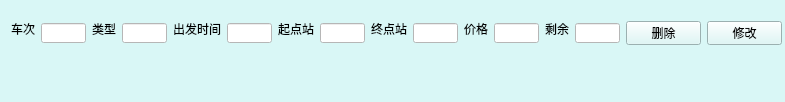
<?xml version="1.0" encoding="UTF-8"?>
<ui version="4.0">
 <class>itemAdmin</class>
 <widget class="QMainWindow" name="itemAdmin">
  <property name="geometry">
   <rect>
    <x>0</x>
    <y>0</y>
    <width>785</width>
    <height>102</height>
   </rect>
  </property>
  <property name="windowTitle">
   <string>修改车票信息</string>
  </property>
  <property name="styleSheet">
   <string notr="true">background-color: rgb(217, 247, 246);</string>
  </property>
  <widget class="QWidget" name="centralwidget">
   <widget class="QLabel" name="label_8">
    <property name="geometry">
     <rect>
      <x>371</x>
      <y>21</y>
      <width>36</width>
      <height>16</height>
     </rect>
    </property>
    <property name="text">
     <string>终点站</string>
    </property>
   </widget>
   <widget class="QLabel" name="label_4">
    <property name="geometry">
     <rect>
      <x>92</x>
      <y>21</y>
      <width>24</width>
      <height>16</height>
     </rect>
    </property>
    <property name="text">
     <string>类型</string>
    </property>
   </widget>
   <widget class="QLineEdit" name="time">
    <property name="geometry">
     <rect>
      <x>227</x>
      <y>23</y>
      <width>45</width>
      <height>20</height>
     </rect>
    </property>
    <property name="styleSheet">
     <string notr="true">background-color: rgb(255, 255, 255);</string>
    </property>
   </widget>
   <widget class="QLineEdit" name="e">
    <property name="geometry">
     <rect>
      <x>413</x>
      <y>23</y>
      <width>45</width>
      <height>20</height>
     </rect>
    </property>
    <property name="styleSheet">
     <string notr="true">background-color: rgb(255, 255, 255);</string>
    </property>
   </widget>
   <widget class="QLabel" name="label_10">
    <property name="geometry">
     <rect>
      <x>464</x>
      <y>21</y>
      <width>24</width>
      <height>16</height>
     </rect>
    </property>
    <property name="text">
     <string>价格</string>
    </property>
   </widget>
   <widget class="QPushButton" name="modify">
    <property name="geometry">
     <rect>
      <x>707</x>
      <y>21</y>
      <width>75</width>
      <height>24</height>
     </rect>
    </property>
    <property name="text">
     <string>修改</string>
    </property>
   </widget>
   <widget class="QLineEdit" name="t_2">
    <property name="geometry">
     <rect>
      <x>41</x>
      <y>23</y>
      <width>45</width>
      <height>20</height>
     </rect>
    </property>
    <property name="styleSheet">
     <string notr="true">background-color: rgb(255, 255, 255);</string>
    </property>
    <property name="text">
     <string/>
    </property>
   </widget>
   <widget class="QLineEdit" name="ca">
    <property name="geometry">
     <rect>
      <x>575</x>
      <y>23</y>
      <width>45</width>
      <height>20</height>
     </rect>
    </property>
    <property name="styleSheet">
     <string notr="true">background-color: rgb(255, 255, 255);</string>
    </property>
   </widget>
   <widget class="QLabel" name="label_2">
    <property name="geometry">
     <rect>
      <x>173</x>
      <y>21</y>
      <width>48</width>
      <height>16</height>
     </rect>
    </property>
    <property name="text">
     <string>出发时间</string>
    </property>
   </widget>
   <widget class="QLineEdit" name="s">
    <property name="geometry">
     <rect>
      <x>320</x>
      <y>23</y>
      <width>45</width>
      <height>20</height>
     </rect>
    </property>
    <property name="styleSheet">
     <string notr="true">background-color: rgb(255, 255, 255);</string>
    </property>
   </widget>
   <widget class="QPushButton" name="delete_2">
    <property name="geometry">
     <rect>
      <x>626</x>
      <y>21</y>
      <width>75</width>
      <height>24</height>
     </rect>
    </property>
    <property name="styleSheet">
     <string notr="true">selection-color: rgb(232, 232, 232);</string>
    </property>
    <property name="text">
     <string>删除</string>
    </property>
   </widget>
   <widget class="QLabel" name="label_12">
    <property name="geometry">
     <rect>
      <x>545</x>
      <y>21</y>
      <width>24</width>
      <height>16</height>
     </rect>
    </property>
    <property name="text">
     <string>剩余</string>
    </property>
   </widget>
   <widget class="QLineEdit" name="p">
    <property name="geometry">
     <rect>
      <x>494</x>
      <y>23</y>
      <width>45</width>
      <height>20</height>
     </rect>
    </property>
    <property name="styleSheet">
     <string notr="true">background-color: rgb(255, 255, 255);</string>
    </property>
   </widget>
   <widget class="QLabel" name="label">
    <property name="geometry">
     <rect>
      <x>11</x>
      <y>21</y>
      <width>24</width>
      <height>16</height>
     </rect>
    </property>
    <property name="text">
     <string>车次</string>
    </property>
   </widget>
   <widget class="QLineEdit" name="t">
    <property name="geometry">
     <rect>
      <x>122</x>
      <y>23</y>
      <width>45</width>
      <height>20</height>
     </rect>
    </property>
    <property name="styleSheet">
     <string notr="true">background-color: rgb(255, 255, 255);</string>
    </property>
    <property name="text">
     <string/>
    </property>
   </widget>
   <widget class="QLabel" name="label_3">
    <property name="geometry">
     <rect>
      <x>278</x>
      <y>21</y>
      <width>36</width>
      <height>16</height>
     </rect>
    </property>
    <property name="text">
     <string>起点站</string>
    </property>
   </widget>
  </widget>
  <widget class="QMenuBar" name="menubar">
   <property name="geometry">
    <rect>
     <x>0</x>
     <y>0</y>
     <width>785</width>
     <height>22</height>
    </rect>
   </property>
  </widget>
 </widget>
 <resources/>
 <connections/>
</ui>
